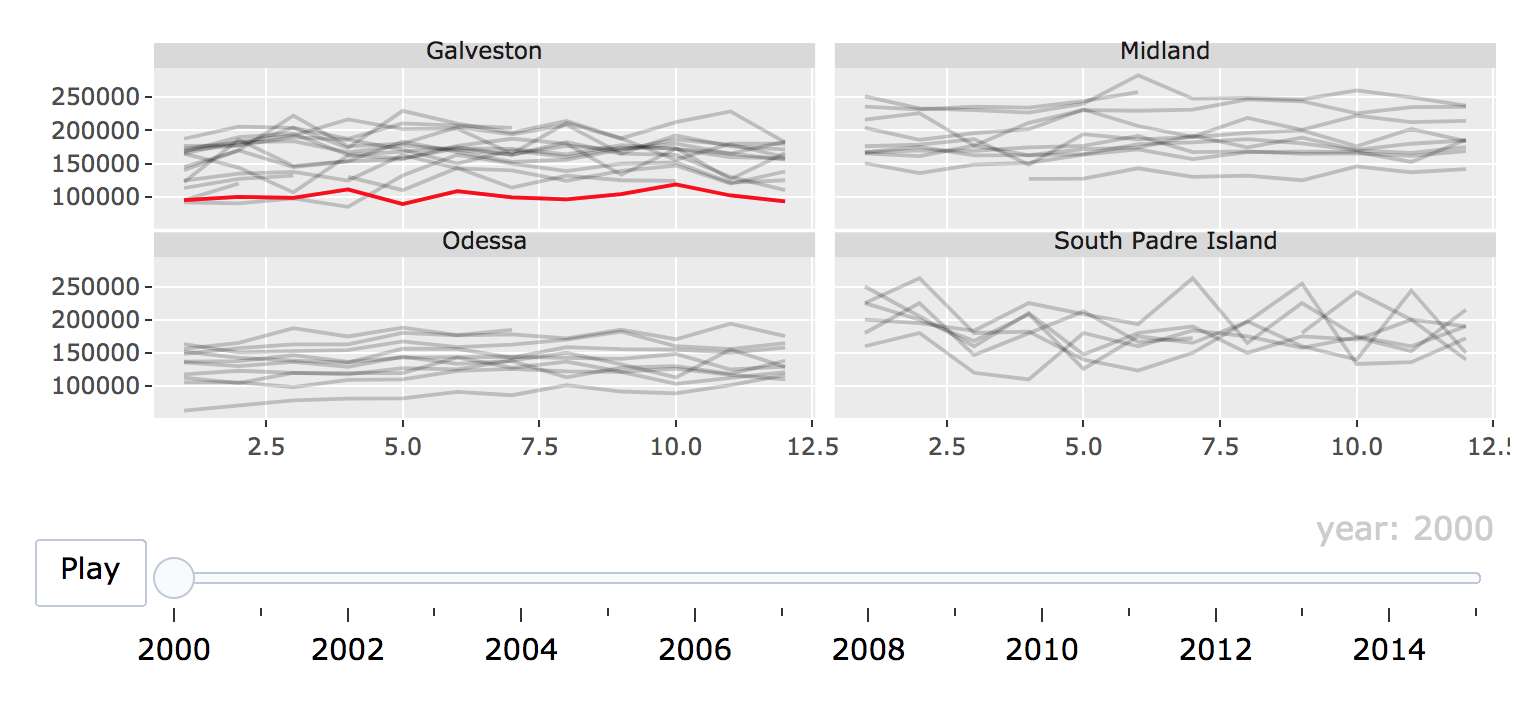

Write the R code that produced this figure.
p <- ggplot(tx, aes(month, median)) + 
  geom_line(aes(group = year), alpha = 0.2) +
  geom_line(aes(frame = year), color = "red") +
  facet_wrap(~city, ncol = 2)
ggplotly(p)
